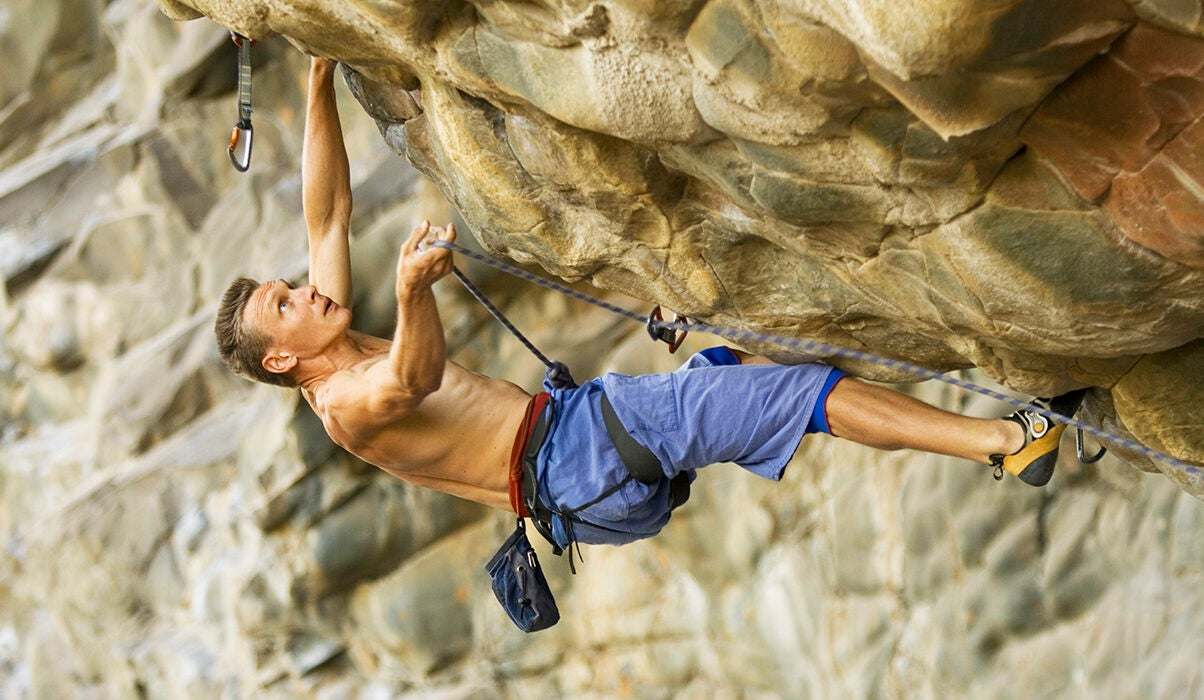
#> input picture rock_climbing.jpg, 1204 x 700 px, found by its file name
$ python skinColorDetection.py
#> lines starting #> are read from the running program, lines starting #| are printed output that depends on the picture; after the words box and inside, x2 and y2 are one past the last pixel; in counts of white or black regions, pixels touching at a corner belong together
import cv2
import cv2
import numpy as np
import matplotlib.pyplot as plt

min_HSV = np.array([0, 58, 30], dtype = "uint8")
max_HSV = np.array([33, 255, 255], dtype = "uint8")
# Get pointer to video frames from primary device
image = cv2.imread("D:/Python GIT/Python/rock_climbing.jpg")
#> image is the input picture: shape (700, 1204, 3); mean B, G, R 110.9, 143.6, 159.2
imageHSV = cv2.cvtColor(image, cv2.COLOR_BGR2HSV)
#> imageHSV: shape (700, 1204, 3); mean H, S, V 26.5, 96, 162.1
skinRegionHSV = cv2.inRange(imageHSV, min_HSV, max_HSV)
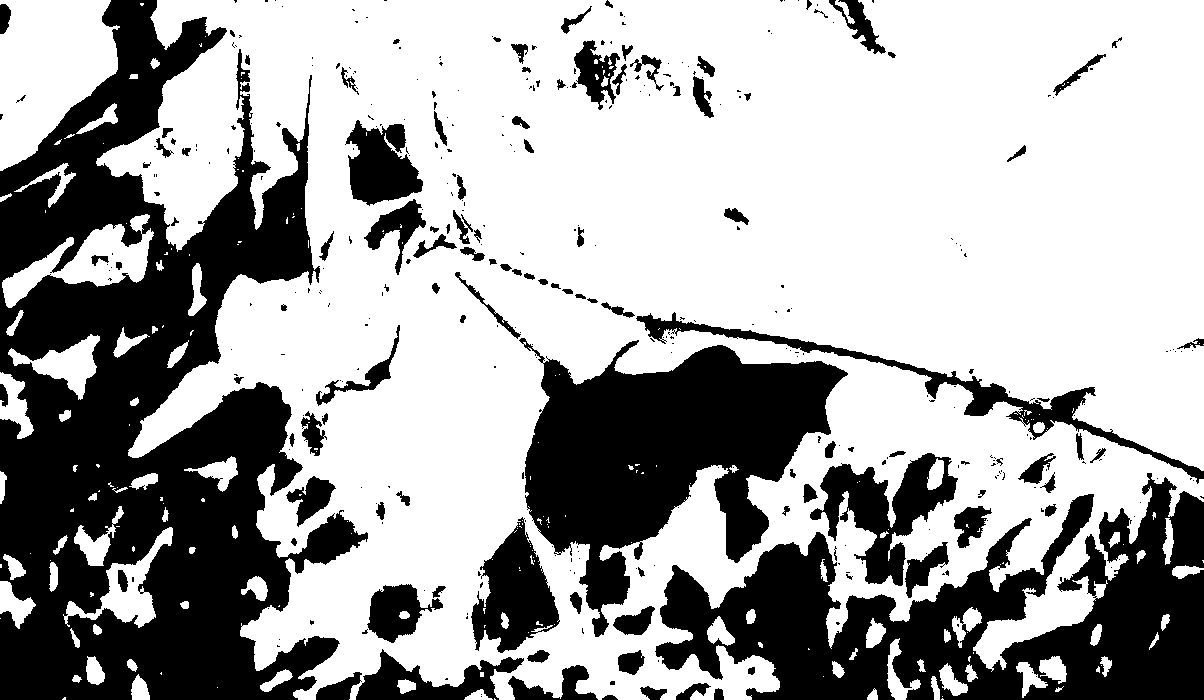
#> skinRegionHSV: shape (700, 1204); 65.2% white; 384 black regions (268 under 20 px), largest, box (x1, y1, x2, y2) and area: (0, 0, 368, 700) 132730, (655, 473, 1204, 700) 60117, (519, 338, 848, 637) 46410

skinHSV = cv2.bitwise_and(image, image, mask = skinRegionHSV)
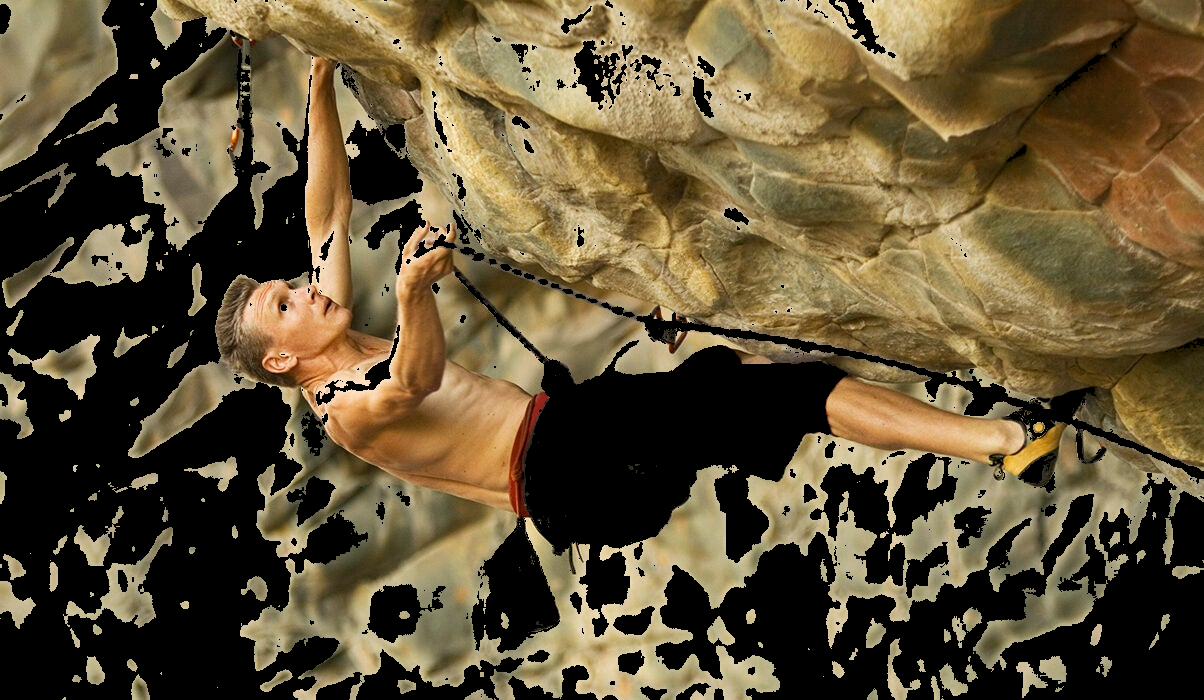
#> skinHSV: shape (700, 1204, 3); mean B, G, R 53.9, 82.2, 96.5
maskImage=np.hstack([image,skinHSV])
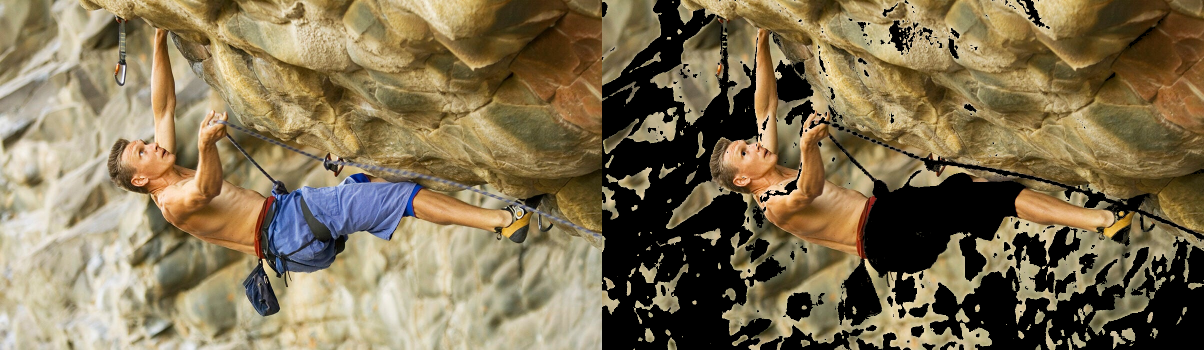
#> maskImage: shape (700, 2408, 3) (shown at 1/2 size); mean B, G, R 82.4, 112.9, 127.8
cv2.imshow("Orignal_Image",image)
cv2.imshow("Mask_image",skinHSV)


# cv2.imwrite("D:/Python GIT/Python/rock_hsv.jpg", np.hstack([image, skinHSV]))

cv2.waitKey(0)
cv2.destroyAllWindows()
